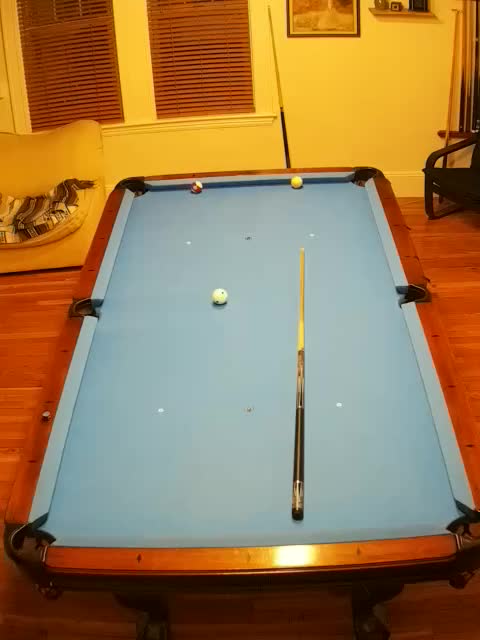
#> input picture images/table-snapshot-back-rail.jpg, 480 x 640 px
$ python houghcircles-image-test.py
#> lines starting #> are read from the running program, lines starting #| are printed output that depends on the picture; after the words box and inside, x2 and y2 are one past the last pixel; in counts of white or black regions, pixels touching at a corner belong together
### src/detection/balls.py
import cv2
import numpy as np
from pathlib import Path
from ultralytics import YOLO

# COCO class index for "sports ball" — what the pretrained YOLOv8 model
# generally fires on for billiard balls.
COCO_SPORTS_BALL = 32
YOLO_WEIGHTS  = Path(__file__).parent.parent.parent / 'yolo' / 'weights' / 'yolov8n.pt'
TRACKER_YAML  = Path(__file__).parent.parent.parent / 'yolo' / 'trackers' / 'botsort.yaml'
YOLO_CONF     = 0.25
# Reject YOLO detections whose derived radius exceeds this — guards against
# the occasional huge bbox the model fires on pocket shadows or felt artifacts.
MAX_BALL_RADIUS = 30

# Confidence buckets. trackBallsYoloTrained filters out anything below
# CONFIDENCE_LOW at inference time. video_process.drawFrame uses the same
# thresholds to color-code translucent ball fills (red/yellow/green).
CONFIDENCE_LOW    = 0.4
CONFIDENCE_MEDIUM = 0.8
CONFIDENCE_HIGH   = 1.0

_yolo_model = None


# [6 lines left out: function _getYoloModel, not called in this run]


# HSV range for the blue table felt — used by the felt-subtraction detector
FELT_LOWER = np.array([85, 20, 80])
FELT_UPPER = np.array([135, 180, 220])

# Contour filters for the HSV felt-based detector
HSV_MIN_AREA = 80
HSV_MAX_AREA = 800
HSV_MIN_CIRCULARITY = 0.5


# Detects billiard balls by masking the blue felt and finding ball-sized,
# roughly-circular blobs in what remains. No deep model — purely color-based.
# Returns (cx, cy, radius) tuples matching the detector interface.
# [28 lines left out: function detectBallsHSV, not called in this run]


# HoughCircles tuning for billiard balls — may need adjusting per camera/resolution
HOUGH_DP         = 1.2
HOUGH_MIN_DIST   = 20
HOUGH_PARAM1     = 120
HOUGH_PARAM2     = 20
HOUGH_MIN_RADIUS = 8
HOUGH_MAX_RADIUS = 20


# Detects billiard balls using the Hough Circle Transform on a grayscale,
# median-blurred frame. Keeps only circles whose centers fall inside table_mask.
# Returns a list of (cx, cy, radius) tuples matching the detector interface.
def detectBallsHoughCircles(frame, table_mask):
  gray = cv2.cvtColor(frame, cv2.COLOR_BGR2GRAY)
  blurred = cv2.medianBlur(gray, 5)

  circles = cv2.HoughCircles(
    blurred,
    cv2.HOUGH_GRADIENT,
    dp=HOUGH_DP,
    minDist=HOUGH_MIN_DIST,
    param1=HOUGH_PARAM1,
    param2=HOUGH_PARAM2,
    minRadius=HOUGH_MIN_RADIUS,
    maxRadius=HOUGH_MAX_RADIUS,
  )

  if circles is None:
    return []

  h, w = table_mask.shape[:2]
  balls = []
  for x, y, r in circles[0]:
    ix, iy = int(x), int(y)
    if 0 <= iy < h and 0 <= ix < w and table_mask[iy, ix] > 0:
      balls.append((float(x), float(y), float(r)))

  return balls


# Detects billiard balls using a YOLOv8 model pretrained on COCO, filtering
# to the "sports ball" class. Bounding boxes are converted to (cx, cy, r)
# where r = max(w, h) / 2. Keeps only detections whose centers fall inside
# table_mask. Returns a list of (cx, cy, radius) tuples.
# [85 lines left out: functions detectBallsYOLO, trackBallsYoloTrained, detectBallsYoloTrained, not called in this run]

### test/houghcircles-image-test.py
import sys
import json
from pathlib import Path
import cv2
import numpy as np

# Make src/ importable
sys.path.insert(0, str(Path(__file__).parent.parent / 'src'))

from detection.balls import detectBallsHoughCircles

_HERE        = Path(__file__).parent
IMAGE_PATH   = _HERE.parent / 'images' / 'table-snapshot-back-rail.jpg'
CORNERS_PATH = _HERE.parent / 'src' / 'homography' / 'corners.json'
OUTPUT_PATH  = _HERE.parent / 'images' / 'test-output' / 'table-snapshot-back-rail-houghcircles.jpg'


if __name__ == '__main__':
  img = cv2.imread(str(IMAGE_PATH))
#> img is the input picture: shape (640, 480, 3); mean B, G, R 82.7, 124.1, 155.8
  assert img is not None, f"Could not read {IMAGE_PATH}"

  with open(CORNERS_PATH) as f:
#> (reads src/homography/corners.json from the repository)
    corners = np.array(json.load(f), dtype=np.float32)

  h, w = img.shape[:2]
#> h = 640; w = 480
  table_mask = np.zeros((h, w), dtype=np.uint8)
  cv2.fillPoly(table_mask, [corners.astype(np.int32)], 255)
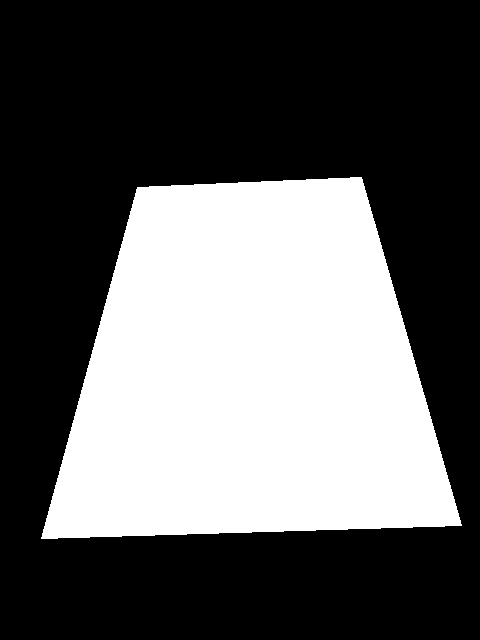
#> table_mask: shape (640, 480); 36.9% white; 1 white region, box (x1, y1, x2, y2) and area: (41, 177, 462, 539) 113234

  # Erode mask to avoid rail edges (mirrors the video pipeline)
  erode_kernel = cv2.getStructuringElement(cv2.MORPH_ELLIPSE, (10, 10))
  table_mask = cv2.erode(table_mask, erode_kernel)

  balls = detectBallsHoughCircles(img, table_mask)
#> in detectBallsHoughCircles, `gray = cv2.cvtColor(frame, cv2.COLOR_BGR2GRAY)`:
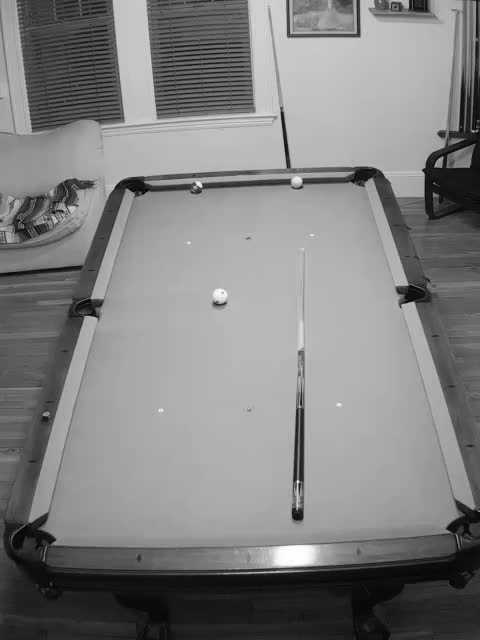
#> gray: shape (640, 480); min 1, max 254, mean 128.9
#> in detectBallsHoughCircles, `circles = cv2.HoughCircles( blurred, cv2.HOUGH_GRADIENT, dp=HOUGH_DP, ..`: circles = [[37.8, 226.2, 19.28], [21, 204.6, 12.2], [23.4, 544.2, 19.28], [455.4, 157.8, 15.32], [57, 552.6, 15.32]]
#> the loop in detectBallsHoughCircles, `for x, y, r in circles[0]:` made 5 passes
#> (x, y, r, ix, iy) on passes 1 to 5: (37.8, 226.2, 19.28, 37, 226), (21, 204.6, 12.2, 21, 204), (23.4, 544.2, 19.28, 23, 544), (455.4, 157.8, 15.32, 455, 157), (57, 552.6, 15.32, 57, 552)
#> after the loop in detectBallsHoughCircles, `for x, y, r in circles[0]:`: balls = []
#> balls = []
  print(f"Balls detected: {len(balls)}")
#| Balls detected: 0

  out = img.copy()
  cv2.polylines(out, [corners.astype(np.int32)], isClosed=True, color=(255, 255, 255), thickness=2)
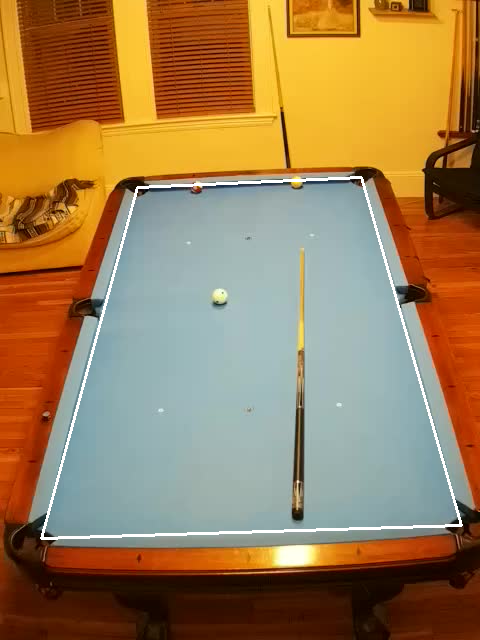
#> out: shape (640, 480, 3); 1.29% of pixels changed, all inside (x1, y1, x2, y2) = (40, 176, 463, 540)
  for cx, cy, r in balls:
    cv2.circle(out, (int(cx), int(cy)), int(r), color=(0, 255, 255), thickness=2)
#> this loop made 0 passes

  cv2.imwrite(str(OUTPUT_PATH), out)
  print(f"Saved: {OUTPUT_PATH}")
